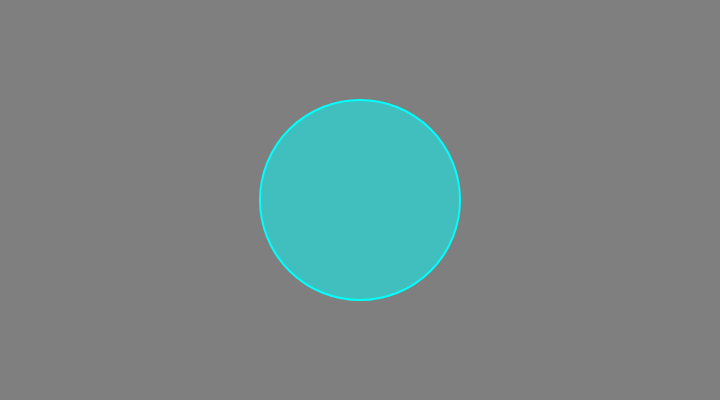
Frame 1 (no input)
Frame 60 (no input): identical to frame 1, image omitted
Frame 120 (the mouse pressed at the canvas centre since frame 60): identical to frame 1, image omitted

The p5.js sketch that drew this single still picture (run headless with seeded random() and noise() and a simulated clock; from frame 60 on, the mouse is pressed at the canvas centre):

// p5.js sketch
// ── sketch.js
/*
 * @name Interactivity 2
 * @frame 720,425
 * @description The circle changes color when you move the slider.
 * You will need to include the 
 * <a href="http://p5js.org/reference/#/libraries/p5.dom">p5.dom library</a>
 * for this example to work in your own project.
 */

// A HTML range slider
let slider;

function setup() {
  createCanvas(720, 400);
  // hue, saturation, and brightness
  colorMode(HSB, 255);
  // slider has a range between 0 and 255 with a starting value of 127
  slider = createSlider(0, 255, 127);
}

function draw() {
  background(127);
  strokeWeight(2);

  // Set the hue according to the slider
  stroke(slider.value(), 255, 255);
  fill(slider.value(), 255, 255, 127);
  ellipse(360, 200, 200, 200);
}
